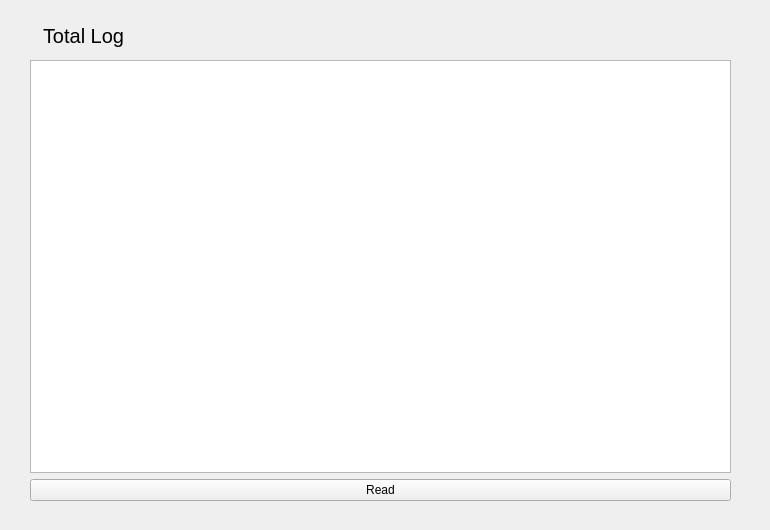
<?xml version="1.0" encoding="UTF-8"?>
<ui version="4.0">
 <class>QfileSocket</class>
 <widget class="QWidget" name="QfileSocket">
  <property name="geometry">
   <rect>
    <x>0</x>
    <y>0</y>
    <width>770</width>
    <height>530</height>
   </rect>
  </property>
  <property name="windowTitle">
   <string>Form</string>
  </property>
  <widget class="QWidget" name="widget" native="true">
   <property name="geometry">
    <rect>
     <x>10</x>
     <y>10</y>
     <width>741</width>
     <height>511</height>
    </rect>
   </property>
   <widget class="QWidget" name="verticalLayoutWidget">
    <property name="geometry">
     <rect>
      <x>20</x>
      <y>50</y>
      <width>701</width>
      <height>441</height>
     </rect>
    </property>
    <layout class="QVBoxLayout" name="verticalLayout">
     <item>
      <widget class="QTextEdit" name="pTeLogData"/>
     </item>
     <item>
      <layout class="QHBoxLayout" name="horizontalLayout">
       <item>
        <widget class="QPushButton" name="pPbQfileRead">
         <property name="text">
          <string>Read</string>
         </property>
        </widget>
       </item>
      </layout>
     </item>
    </layout>
   </widget>
   <widget class="QLabel" name="label">
    <property name="geometry">
     <rect>
      <x>33</x>
      <y>10</y>
      <width>191</width>
      <height>31</height>
     </rect>
    </property>
    <property name="font">
     <font>
      <pointsize>15</pointsize>
     </font>
    </property>
    <property name="text">
     <string>Total Log</string>
    </property>
   </widget>
  </widget>
 </widget>
 <resources/>
 <connections/>
</ui>
